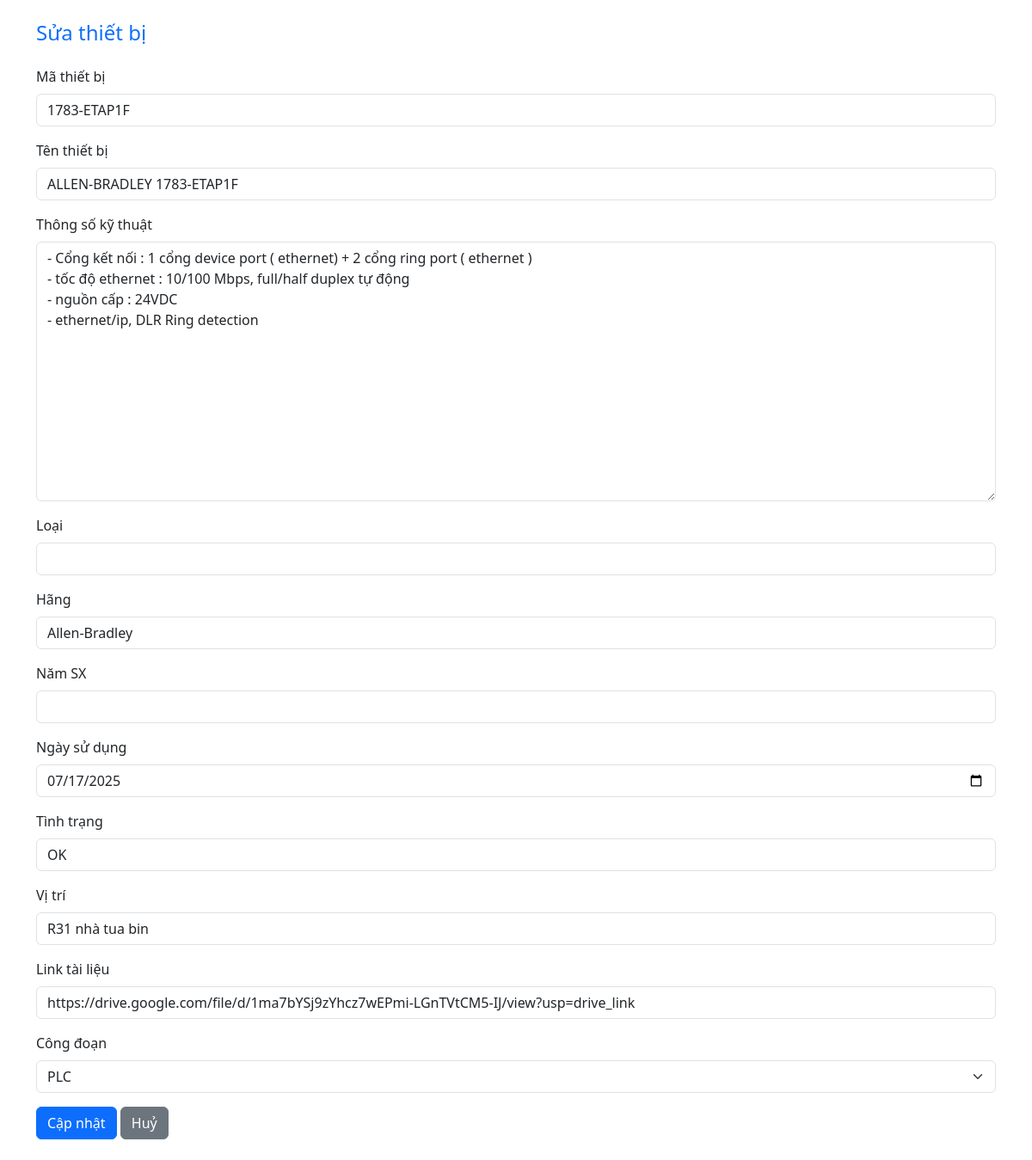
Screenshot of /edit/60 (signed in) with the database file from the repository.
### tables this page shows
CREATE TABLE devices (
    id INTEGER PRIMARY KEY AUTOINCREMENT,
    code TEXT,
    name TEXT,
    specs TEXT,
    category TEXT,
    manufacturer TEXT,
    year TEXT,
    date_in_use TEXT,
    status TEXT,
    location TEXT,
    link TEXT,
    stage TEXT
);

### app.py (the view)
@app.route('/edit/<int:id>', methods=['GET'])
def show_edit_device(id):
    if 'user' not in session or session['user']['role'] != 'admin':
        return redirect(url_for('login'))
    conn = get_db()
    device = conn.execute('SELECT * FROM devices WHERE id=?', (id,)).fetchone()
    conn.close()
    return render_template('edit_device.html', device=device, stages=get_stages())

### app.py (called while the page is built)
def get_db():
    conn = sqlite3.connect(DB_FILE)
    conn.row_factory = sqlite3.Row
    return conn

def get_stages():
    return [
        'R11 Nồi hơi SP', 'R21 Nồi hơi AQC', 'R31 Tua Bin',
        'R51 Xử lý nước', 'S41 S71 Bơm cấp nước', 'S61 Tháp giải nhiệt', 'PLC', 'Thiết bị chung'
    ]

### templates/edit_device.html (shortened to what this page needs)
<!DOCTYPE html>
<html lang="vi">
<head>
  <link href="https://cdn.jsdelivr.net/npm/bootstrap@5.3.0/dist/css/bootstrap.min.css" rel="stylesheet">
</head>
<body class="p-4">
  <div class="container">
    <h4 class="mb-4 text-primary">Sửa thiết bị</h4>
    <form method="post" action="{{ url_for('update_device') }}">
      {% for field, label in [
        ('code','Mã thiết bị'), ('name','Tên thiết bị'), ('specs','Thông số kỹ thuật'),
        ('category','Loại'), ('manufacturer','Hãng'), ('year','Năm SX'),
        ('date_in_use','Ngày sử dụng'), ('status','Tình trạng'), ('location','Vị trí'),
        ('link','Link tài liệu')
      ] %}
      <div class="mb-3">
        <label class="form-label">{{label}}</label>
        {% if field == 'specs' %}
          <textarea class="form-control" name="{{field}}" rows="12">{{ device[field] }}</textarea>
        {% elif field == 'date_in_use' %}
          <input type="date" class="form-control" name="{{field}}" value="{{ device[field] }}">
        {% else %}
          <input type="text" class="form-control" name="{{field}}" value="{{ device[field] }}">
        {% endif %}
      </div>
      {% endfor %}
      <div class="mb-3">
        <label class="form-label">Công đoạn</label>
        <select class="form-select" name="stage">
          {% for s in stages %}
            <option value="{{ s }}" {% if s == device['stage'] %}selected{% endif %}>{{ s }}</option>
          {% endfor %}
        </select>
      </div>
      <button type="submit" class="btn btn-primary">Cập nhật</button>
      <a href="{{ url_for('index') }}" class="btn btn-secondary">Huỷ</a>
    </form>
  </div>
</body>
</html>

### rows the page displays
devices: code "1783-ETAP1F" "ALLEN-BRADLEY 1783-ETAP1F" "Allen-Bradley" "OK" "R31 nhà tua bin" "https://drive.google.com/file/d/1ma7bYSj9zYhcz7wEPmi-LGnTVtCM5-IJ/view?usp=drive_link", specs "- Cổng kết nối : 1 cổng device port ( ethernet) + 2 cổng ring port ( ethernet ) - tốc độ ethernet : 10/100 Mbps, full/half duplex tự động - nguồn cấp : 24VDC - ethernet/ip, DLR Ring detection", date_in_use "07/17/2025", stage "PLC"

### other values shown
{{ label }} "Mã thiết bị" "Tên thiết bị" "Thông số kỹ thuật" "Loại" "Hãng" "Năm SX" "Ngày sử dụng" "Tình trạng" "Vị trí" "Link tài liệu"
